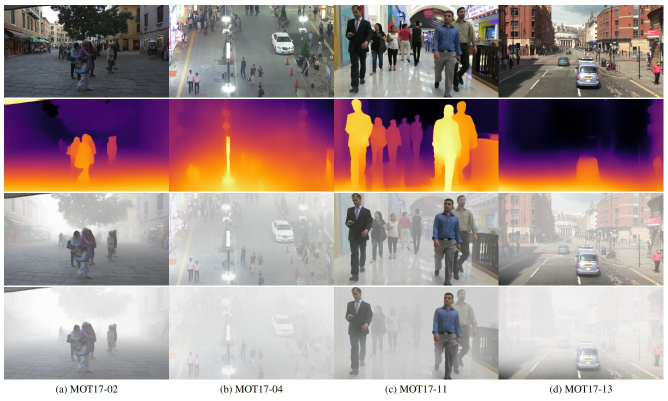
#> input picture assets/pipeline.jpg, 1335 x 801 px, given as the content of the folder Billund-Dataset/test, which was not available (shown at 1/2 size)
$ python run_augmentation.py
#> lines starting #> are read from the running program, lines starting #| are printed output that depends on the picture; pictures that were not available may be replaced by others from this repository, and a replacement may not be noted
#> (the call stopped at in run, `depth_estimator = pipeline( "depth-estimation", model="depth-anything/..`: transformers is not available in this run)
### dataprocess.py
from pathlib import Path
import numpy as np
import cv2
import opt


class ClearDepthDataset(object):
    def __init__(self, args, seq_path, depth_root):
        self.idx = -1

        img_folder = seq_path / "img1"
        self.clr_imgs = sorted(list(img_folder.glob('*')))
        if len(self.clr_imgs) == 0:
            raise FileNotFoundError("No images found")
        im = cv2.imread(str(self.clr_imgs[0]))
#> im is the input picture: shape (801, 1335, 3); mean B, G, R 146.2, 147.9, 165.9
        self.img_size = im.shape[:-1]
#> self.img_size = (801, 1335)

        self.seq_type = seq_path.parent.name
        self.seq_name = seq_path.name

        self.depth_root = Path(depth_root) / self.seq_type / self.seq_name / "depthmaps"

    def __len__(self):
        return len(self.clr_imgs)

    def __iter__(self):
        return self

    # [9 lines left out: function __next__, not called in this run]

    def __getitem__(self, i):
#> called with i = 0
        img_stem = self.clr_imgs[i].stem

        img = cv2.imread(str(self.clr_imgs[i]))
        img_norm = cv2.cvtColor(img, cv2.COLOR_BGR2RGB) / 255.0
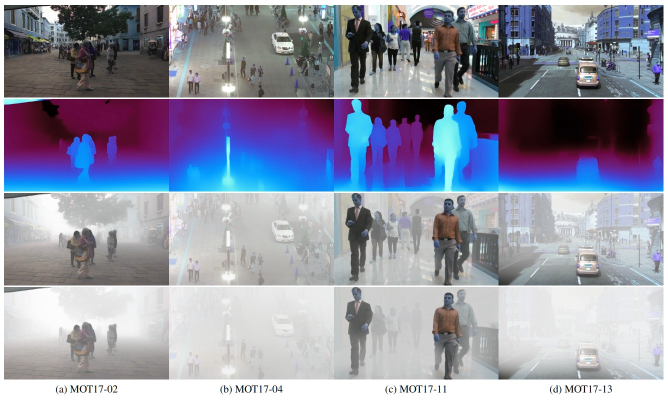
#> img_norm: shape (801, 1335, 3) float64 (shown at 1/2 size); mean B, G, R 0.651, 0.58, 0.573

        depth_file = self.depth_root / f'{img_stem}.png'
        if not depth_file.exists():
            raise FileNotFoundError(f'For image {img_stem} the depth map {depth_file} does not exist!')

        depthmap_255 = cv2.imread(str(depth_file), cv2.IMREAD_GRAYSCALE)
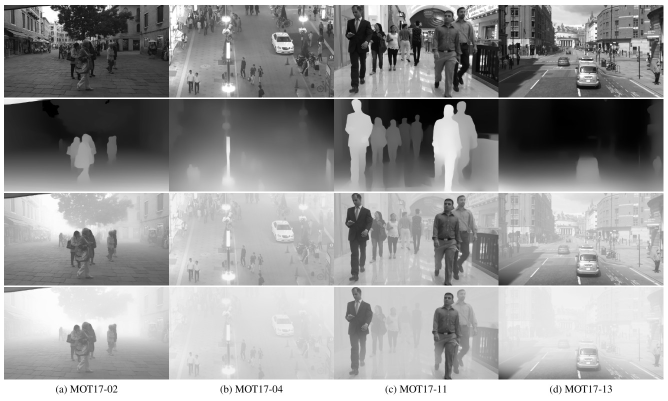
#> depthmap_255: shape (801, 1335) (shown at 1/2 size); min 0, max 255, mean 153.1
        depthmap = 1 - depthmap_255 / 255.0
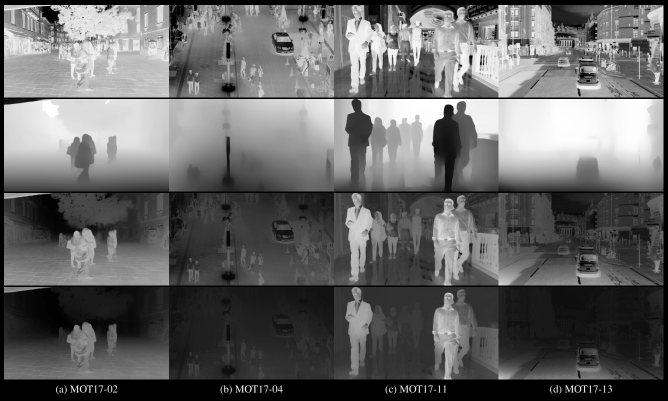
#> depthmap: shape (801, 1335) float64 (shown at 1/2 size); min 0, max 1, mean 0.4
        depthmap = np.expand_dims(depthmap, axis=2)

        return img_stem, img_norm, depthmap

### DepthEstimation/depth_estimation.py
from pathlib import Path
from typing import Union
import cv2
import numpy as np
from transformers import pipeline
from PIL import Image
from tqdm import tqdm


def run(seq: Path, out_root:  Union[Path, str]) -> None:
    out_root = Path(out_root)
    depth_dir = out_root / "depthmaps"
    depth_dir.mkdir(parents=True, exist_ok=True)

    depth_estimator = pipeline(
        "depth-estimation",
        model="depth-anything/Depth-Anything-V2-Small-hf"
    )

    img_root = seq / "img1"
    imgs = sorted(list(img_root.glob("*.jpg")))
    for img_p in tqdm(imgs, total=len(imgs)):
        img = Image.open(img_p)
        depthpil_255 = depth_estimator(img)['depth']
        depthmap_255 = np.array(depthpil_255, dtype=np.uint8)
        cv2.imwrite(str(depth_dir / f"{img_p.stem}.png"), depthmap_255)

### FogRendering/volumetric_fog.py
import numpy as np
import cv2
from matplotlib import pyplot as plt
from tqdm import tqdm
import logging

from perlin_numpy import generate_fractal_noise_2d
from FogRendering import atmospheric_light
from DepthEstimation.utils import normalize
import opt

logger = logging.getLogger('FogRendering')

def mkdir(path):
    if not path.exists():
        path.mkdir(parents=True)


# [29 lines left out: functions perlin_noise_map, optical_model_homo, optical_model_hetero, not called in this run]


def rendering(dataloader, fog_homo_path, fog_hetero_path):
    _, probe_img, probe_depth = dataloader[0]
    atm_light = atmospheric_light.horizon_intensity(probe_img, np.squeeze(probe_depth))
    logger.info(f'Atmospheric light={atm_light:.2f}')

    turbulence_map = perlin_noise_map(probe_img.shape[:2], (1024, 1024), (4, 4), 8,
                                      cloud_brightness=opt.cloud_brightness)
    for intensity in opt.intensity:
        if fog_homo_path is not None:
            save_path_homo = fog_homo_path / f'{intensity}'
            save_path_homo.mkdir(parents=True, exist_ok=True)

        if fog_hetero_path is not None:
            save_path_hetero = fog_hetero_path / f'{intensity}'
            save_path_hetero.mkdir(parents=True, exist_ok=True)

        for img_stem, img, depthmap in tqdm(dataloader, total=len(dataloader), desc=f'Fog {intensity} rendering :'):

            if fog_homo_path is not None:
                fog_homo_img = optical_model_homo(img, depthmap, intensity, atm_light)
                fog_homo_BGR = cv2.cvtColor(fog_homo_img.astype(np.float32), cv2.COLOR_RGB2BGR) * 255.0
                cv2.imwrite(str(save_path_homo / f'{img_stem}.jpg'), fog_homo_BGR)

            if fog_hetero_path is not None:
                fog_hetero_img = optical_model_hetero(img, depthmap, intensity, atm_light, turbulence_map)
                fog_hetero_BGR = cv2.cvtColor(fog_hetero_img.astype(np.float32), cv2.COLOR_RGB2BGR) * 255.0
                cv2.imwrite(str(save_path_hetero / f'{img_stem}.jpg'), fog_hetero_BGR)

    if opt.plot_turbulence_map:
        fig = plt.figure()
        ax = fig.add_subplot()
        ax.imshow(np.squeeze(turbulence_map, axis=2), cmap='gray')
        fig.savefig(fog_hetero_path / 'turbulence_map.png')
        plt.close()

### run_augmentation.py
import argparse
from pathlib import Path
import logging
from datetime import datetime

from dataprocess import ClearDepthDataset
from DepthEstimation import depth_estimation
from FogRendering import volumetric_fog
import opt

logger = logging.getLogger('FogRendering')
logging.basicConfig(level=logging.INFO,
                    format='[Info] :: %(message)s',
                    handlers=[logging.StreamHandler(), logging.FileHandler('log.txt')])


def parth_args():
    # more options in opt.py
    parser = argparse.ArgumentParser()
    parser.add_argument('--input', default='Billund-Dataset/test',
                        help='Root of a data split')
    parser.add_argument('--out', default='Billund-Dataset/foggy',
                        help='Output root')
    parser.add_argument('--loaddepth', default='',
                        help='(Optional) Load depth images instead of depth estimation')
    args = parser.parse_args()
    return args


if __name__ == '__main__':
    args = parth_args()
    clear_root = Path(args.input)
    depth_exists = True if args.loaddepth != '' else False
    out_root = Path(args.out)
    fog_types = opt.fog_types

    clear_seqs = sorted(list(clear_root.glob('*')))
    for seq in clear_seqs:
        logger.info(f'{(datetime.now()).strftime("%d-%m-%Y %H:%M:%S")}')
        logger.info(f"Processing {seq.parent.name}/{seq.name} sequence")

        seq_out_root = out_root / seq.parent.name / seq.name
        fog_homo_path = seq_out_root / 'fog_homo' if "homo" in fog_types else None
        fog_hetero_path = seq_out_root / f'fog_hetero_{opt.cloud_brightness}' if "hetero" in fog_types else None

        if not depth_exists:
            depth_estimation.run(seq, seq_out_root)
            depth_root = out_root
        else:
            depth_root = Path(args.loaddepth)

        dataloader = ClearDepthDataset(args, seq, depth_root)
        volumetric_fog.rendering(dataloader, fog_homo_path, fog_hetero_path)
#> (the call stopped at in rendering, `atm_light = atmospheric_light.horizon_intensity(probe_img, np.squeeze(..`: FogRendering is not available in this run)
